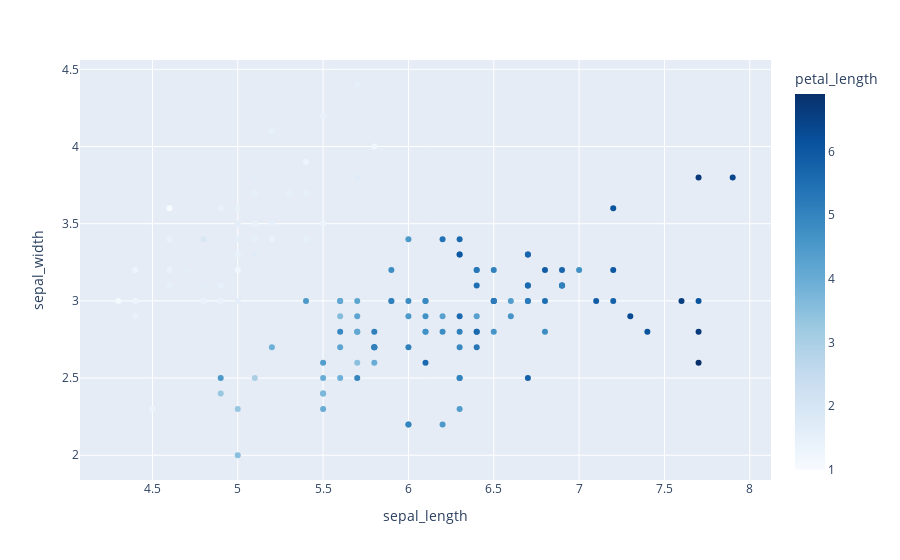

The code cell stored with this chart in its notebook:
### Code cell
fig2D = px.scatter(df, x='sepal_length', y='sepal_width', color='petal_length',  
                   color_continuous_scale="blues")
fig2D.show()

### Figure 1 — Plotly figure (JSON) as saved in the notebook; plotly's stock layout.template omitted (floating-point values rounded to 4 significant figures; data arrays with more than 128 entries replaced by an {"elided": "..."} marker saying what was removed)
{"data": [{"hovertemplate": "sepal_length=%{x}<br>sepal_width=%{y}<br>petal_length=%{marker.color}<extra></extra>", "legendgroup": "", "marker": {"color": {"elided": "150 float values"}, "coloraxis": "coloraxis", "symbol": "circle"}, "mode": "markers", "name": "", "orientation": "v", "showlegend": false, "type": "scatter", "x": {"elided": "150 float values"}, "xaxis": "x", "y": {"elided": "150 float values"}, "yaxis": "y"}], "layout": {"coloraxis": {"colorbar": {"title": {"text": "petal_length"}}, "colorscale": [[0, "rgb(247,251,255)"], [0.125, "rgb(222,235,247)"], [0.25, "rgb(198,219,239)"], [0.375, "rgb(158,202,225)"], [0.5, "rgb(107,174,214)"], [0.625, "rgb(66,146,198)"], [0.75, "rgb(33,113,181)"], [0.875, "rgb(8,81,156)"], [1, "rgb(8,48,107)"]]}, "legend": {"tracegroupgap": 0}, "margin": {"t": 60}, "xaxis": {"anchor": "y", "domain": [0, 1], "title": {"text": "sepal_length"}}, "yaxis": {"anchor": "x", "domain": [0, 1], "title": {"text": "sepal_width"}}}}
